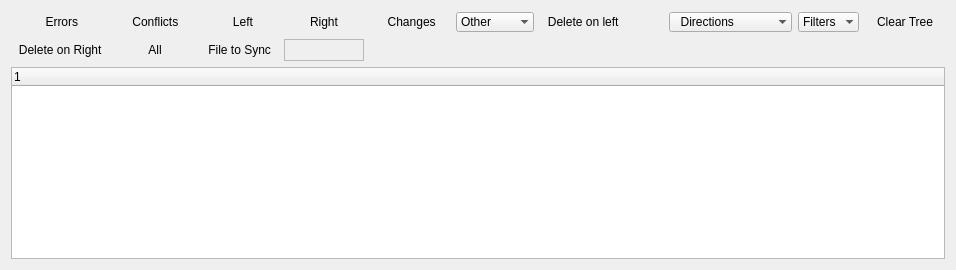
          <widget class="QWidget" name="jobpage">
           <layout class="QGridLayout" name="gridLayout_3">
            <item row="0" column="0">
             <layout class="QGridLayout" name="top">
              <property name="sizeConstraint">
               <enum>QLayout::SetMinAndMaxSize</enum>
              </property>
              <property name="horizontalSpacing">
               <number>6</number>
              </property>
              <item row="0" column="5">
               <widget class="QPushButton" name="change">
                <property name="text">
                 <string> Changes</string>
                </property>
                <property name="icon">
                 <iconset>
                  <normaloff>images/fileTS.png</normaloff>images/fileTS.png</iconset>
                </property>
                <property name="flat">
                 <bool>true</bool>
                </property>
               </widget>
              </item>
              <item row="0" column="7">
               <widget class="QComboBox" name="other">
                <property name="editable">
                 <bool>false</bool>
                </property>
                <property name="insertPolicy">
                 <enum>QComboBox::InsertAfterCurrent</enum>
                </property>
                <property name="sizeAdjustPolicy">
                 <enum>QComboBox::AdjustToContents</enum>
                </property>
                <property name="duplicatesEnabled">
                 <bool>false</bool>
                </property>
                <property name="frame">
                 <bool>false</bool>
                </property>
                <property name="modelColumn">
                 <number>0</number>
                </property>
                <item>
                 <property name="text">
                  <string>Other</string>
                 </property>
                </item>
                <item>
                 <property name="text">
                  <string>All</string>
                 </property>
                </item>
                <item>
                 <property name="text">
                  <string>Changes</string>
                 </property>
                </item>
                <item>
                 <property name="text">
                  <string>Included</string>
                 </property>
                </item>
                <item>
                 <property name="text">
                  <string>Excluded</string>
                 </property>
                </item>
                <item>
                 <property name="text">
                  <string>Create</string>
                 </property>
                </item>
               </widget>
              </item>
              <item row="1" column="1">
               <widget class="QPushButton" name="all">
                <property name="text">
                 <string>  All</string>
                </property>
                <property name="icon">
                 <iconset>
                  <normaloff>images/all.png</normaloff>images/all.png</iconset>
                </property>
                <property name="default">
                 <bool>false</bool>
                </property>
                <property name="flat">
                 <bool>true</bool>
                </property>
               </widget>
              </item>
              <item row="0" column="9">
               <spacer name="horizontalSpacer_3">
                <property name="orientation">
                 <enum>Qt::Horizontal</enum>
                </property>
                <property name="sizeType">
                 <enum>QSizePolicy::Minimum</enum>
                </property>
                <property name="sizeHint" stdset="0">
                 <size>
                  <width>40</width>
                  <height>20</height>
                 </size>
                </property>
               </spacer>
              </item>
              <item row="1" column="2">
               <widget class="QPushButton" name="fileTS">
                <property name="text">
                 <string> File to Sync</string>
                </property>
                <property name="icon">
                 <iconset>
                  <normaloff>images/fileTS.png</normaloff>images/fileTS.png</iconset>
                </property>
                <property name="flat">
                 <bool>true</bool>
                </property>
               </widget>
              </item>
              <item row="0" column="1">
               <widget class="QPushButton" name="conflic">
                <property name="text">
                 <string>  Conflicts</string>
                </property>
                <property name="icon">
                 <iconset>
                  <normaloff>images/conflic.png</normaloff>images/conflic.png</iconset>
                </property>
                <property name="flat">
                 <bool>true</bool>
                </property>
               </widget>
              </item>
              <item row="0" column="12">
               <widget class="QPushButton" name="clearT">
                <property name="text">
                 <string>Clear Tree</string>
                </property>
                <property name="icon">
                 <iconset>
                  <normaloff>images/clear.png</normaloff>images/clear.png</iconset>
                </property>
                <property name="flat">
                 <bool>true</bool>
                </property>
               </widget>
              </item>
              <item row="0" column="8">
               <widget class="QPushButton" name="delOnL">
                <property name="text">
                 <string> Delete on left</string>
                </property>
                <property name="icon">
                 <iconset>
                  <normaloff>images/delt.png</normaloff>images/delt.png</iconset>
                </property>
                <property name="flat">
                 <bool>true</bool>
                </property>
               </widget>
              </item>
              <item row="0" column="11">
               <widget class="QComboBox" name="fil">
                <property name="frame">
                 <bool>false</bool>
                </property>
                <item>
                 <property name="text">
                  <string>Filters</string>
                 </property>
                </item>
               </widget>
              </item>
              <item row="0" column="10">
               <widget class="QComboBox" name="direc">
                <property name="currentText">
                 <string>  Directions</string>
                </property>
                <property name="insertPolicy">
                 <enum>QComboBox::NoInsert</enum>
                </property>
                <property name="frame">
                 <bool>false</bool>
                </property>
                <item>
                 <property name="text">
                  <string>  Directions</string>
                 </property>
                </item>
                <item>
                 <property name="text">
                  <string>As recommended</string>
                 </property>
                </item>
                <item>
                 <property name="text">
                  <string>Copy right to left</string>
                 </property>
                </item>
                <item>
                 <property name="text">
                  <string>Copy left to right</string>
                 </property>
                </item>
               </widget>
              </item>
              <item row="0" column="4">
               <widget class="QPushButton" name="rightPu">
                <property name="text">
                 <string>Right</string>
                </property>
                <property name="icon">
                 <iconset>
                  <normaloff>images/right (1).png</normaloff>images/right (1).png</iconset>
                </property>
                <property name="flat">
                 <bool>true</bool>
                </property>
               </widget>
              </item>
              <item row="0" column="2">
               <widget class="QPushButton" name="leftPu">
                <property name="text">
                 <string>   Left</string>
                </property>
                <property name="icon">
                 <iconset>
                  <normaloff>images/Left.png</normaloff>images/Left.png</iconset>
                </property>
                <property name="flat">
                 <bool>true</bool>
                </property>
               </widget>
              </item>
              <item row="0" column="0">
               <widget class="QPushButton" name="error">
                <property name="enabled">
                 <bool>true</bool>
                </property>
                <property name="cursor">
                 <cursorShape>ArrowCursor</cursorShape>
                </property>
                <property name="mouseTracking">
                 <bool>false</bool>
                </property>
                <property name="autoFillBackground">
                 <bool>false</bool>
                </property>
                <property name="styleSheet">
                 <string notr="true"/>
                </property>
                <property name="text">
                 <string>  Errors</string>
                </property>
                <property name="icon">
                 <iconset>
                  <normaloff>images/error.png</normaloff>images/error.png</iconset>
                </property>
                <property name="flat">
                 <bool>true</bool>
                </property>
               </widget>
              </item>
              <item row="1" column="0">
               <widget class="QPushButton" name="delOnR">
                <property name="text">
                 <string> Delete on Right</string>
                </property>
                <property name="icon">
                 <iconset>
                  <normaloff>images/delt.png</normaloff>images/delt.png</iconset>
                </property>
                <property name="default">
                 <bool>false</bool>
                </property>
                <property name="flat">
                 <bool>true</bool>
                </property>
               </widget>
              </item>
              <item row="1" column="4">
               <widget class="QFrame" name="frame">
                <property name="frameShape">
                 <enum>QFrame::StyledPanel</enum>
                </property>
                <property name="frameShadow">
                 <enum>QFrame::Raised</enum>
                </property>
               </widget>
              </item>
             </layout>
            </item>
            <item row="1" column="0">
             <layout class="QHBoxLayout" name="horizontalLayout_4">
              <item>
               <widget class="QTreeWidget" name="treeWidgetR">
                <column>
                 <property name="text">
                  <string notr="true">1</string>
                 </property>
                </column>
               </widget>
              </item>
             </layout>
            </item>
           </layout>
          </widget>
